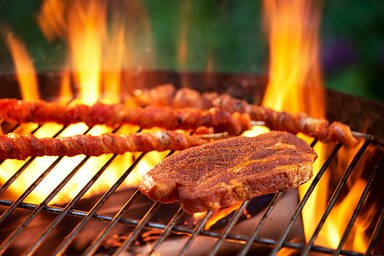
#> input picture training/dataset/images/2838.jpg, 384 x 256 px; its folder holds only this picture in this run
$ python watermark_generator.py
#> lines starting #> are read from the running program, lines starting #| are printed output that depends on the picture
import cv2
from PIL import Image, ImageDraw, ImageFont
import random
import math
import numpy as np
import os

from sklearn import datasets

def create_watermark(image, text, x, y, font_size=12, alpha=100) -> Image:

    image = image.convert("RGBA")

    txt = Image.new('RGBA', image.size, (255,255,255,0))

    font = ImageFont.truetype("raleway/Raleway-Black.ttf", font_size)
    d = ImageDraw.Draw(txt)

    d.text((x, y, 0), "This text should be 5 lpha", fill=(0, 0, 0, alpha), font=font)
    combined = Image.alpha_composite(image, txt)

    return combined


def create_watermark_net(image, text) -> Image:
    PT2PX = 1.33
    width, height = image.size

    font_size = random.randint(10,15)

    image = image.convert("RGBA")
    txt = Image.new('RGBA', image.size, (255,255,255,0))
    font = ImageFont.truetype("raleway/Raleway-Black.ttf", font_size)
    d = ImageDraw.Draw(txt)

    min = math.ceil(len(text)*font_size*PT2PX)
    max = int(1.2*min)

    x_spread = random.randint(min, max)
    y_spread = random.randint(min, max)/2

    row = 0
    margin = 0
    alpha = random.randint(150, 255)
    x, y = 5, 5
    while y < height:
        while x < width:
            margin = (row % 2) * x_spread/2

            d.text((margin+x, y, 0), text, fill=(0, 0, 0, alpha), font=font)
            x += x_spread
        x = 5
        y += y_spread
        row += 1

    image = Image.alpha_composite(image, txt)
    return image

def generate_random_text() -> str:

    # Get set of characters -> 1..9 + a..b + A..B
    ascii_subset = np.concatenate((np.arange(48,57), np.arange(65,90), np.arange(97,122)))

    text = ""
    for _ in range(random.randint(5,15)):
        text += chr(ascii_subset[random.randint(0, len(ascii_subset)-1)])

    return text

def generate_dataset(dir_dataset):
#> called with dir_dataset = 'dataset/images'
    ext = (".jpg", ".png", ".jpeg")

    parent_dir = os.path.dirname(dir_dataset)
    print(parent_dir)

    if not os.path.exists(os.path.join(parent_dir, "labeled")):
        os.mkdir(os.path.join(parent_dir, "labeled"))

    print(len(os.listdir(dir_dataset)))

    for file in os.listdir(dir_dataset):
        if file.endswith(ext):
            img = Image.open(os.path.join(dir_dataset,file))
#> img is the input picture: PIL image 384x256 RGB; mean R, G, B 146.5, 87.9, 44
            img = create_watermark_net(img, generate_random_text())
#> after the loop in create_watermark_net, `while y < height:`: row = 3; y = 302
#> in create_watermark_net, `image = Image.alpha_composite(image, txt)`:
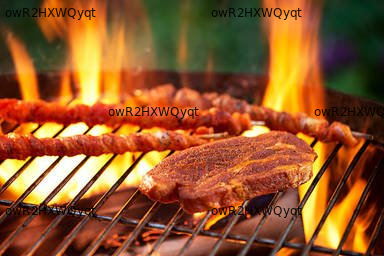
#> image: PIL image 384x256 RGBA; mean R, G, B, A 144.6, 86.9, 43.4, 255
            img = img.convert('RGB')

            save_path = os.path.join(os.path.dirname(dir_dataset), "labeled/"+file)
            img.save(save_path)
        else:
            continue


if __name__ == "__main__":

    # Some parameters
    # input_dir
    # output_dir

    generate_dataset("dataset/images")

$ run again, on training/dataset/images/5631.jpg
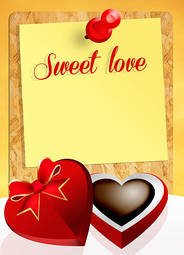
#> input picture training/dataset/images/5631.jpg, 184 x 255 px
#> in generate_dataset, img is the input picture: PIL image 184x255 RGB; mean R, G, B 225.1, 175.5, 105.6
#> after the loop in create_watermark_net, `while y < height:`: row = 3; y = 302
#> in create_watermark_net, `image = Image.alpha_composite(image, txt)`:
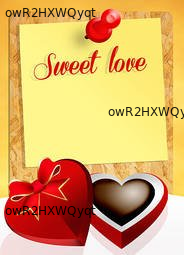
#> image: PIL image 184x255 RGBA; mean R, G, B, A 222.1, 173.5, 104.6, 255

$ run again, on training/dataset/images/5829.jpg
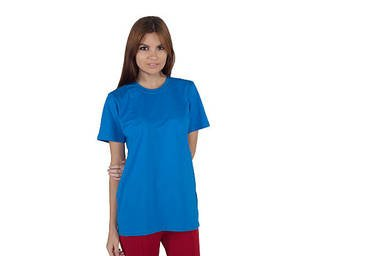
#> input picture training/dataset/images/5829.jpg, 384 x 256 px
#> in generate_dataset, img is the input picture: PIL image 384x256 RGB; mean R, G, B 215, 224.3, 233.5
#> after the loop in create_watermark_net, `while y < height:`: row = 3; y = 302
#> in create_watermark_net, `image = Image.alpha_composite(image, txt)`:
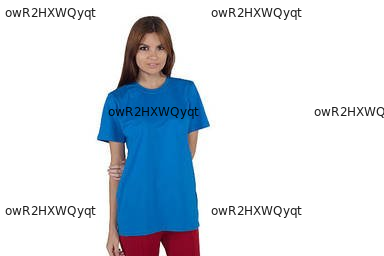
#> image: PIL image 384x256 RGBA; mean R, G, B, A 212.1, 221.2, 230.1, 255

$ run again, on training/dataset/images/3528.jpg
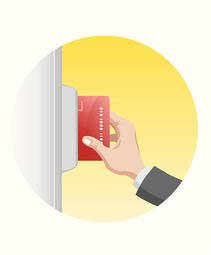
#> input picture training/dataset/images/3528.jpg, 211 x 255 px
#> in generate_dataset, img is the input picture: PIL image 211x255 RGB; mean R, G, B 245, 233.9, 201
#> after the loop in create_watermark_net, `while y < height:`: row = 3; y = 302
#> in create_watermark_net, `image = Image.alpha_composite(image, txt)`:
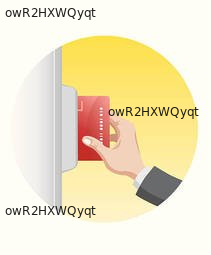
#> image: PIL image 211x255 RGBA; mean R, G, B, A 241.7, 230.8, 198.4, 255
